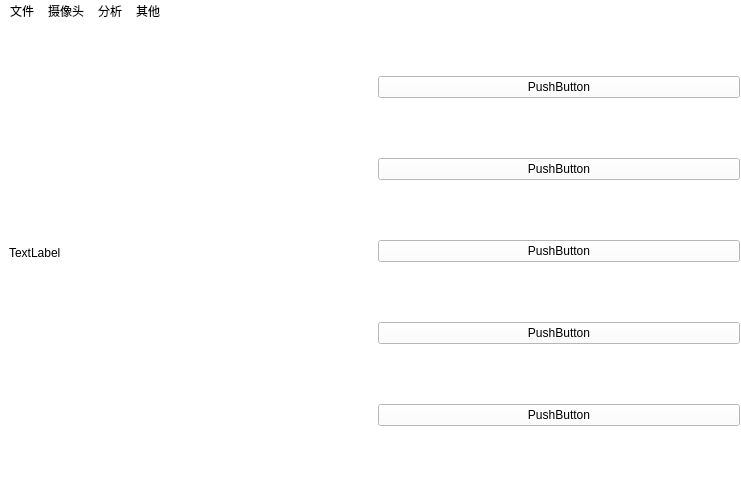
<?xml version="1.0" encoding="UTF-8"?>
<ui version="4.0">
 <class>MainWindow</class>
 <widget class="QMainWindow" name="MainWindow">
  <property name="geometry">
   <rect>
    <x>0</x>
    <y>0</y>
    <width>741</width>
    <height>502</height>
   </rect>
  </property>
  <property name="sizePolicy">
   <sizepolicy hsizetype="Fixed" vsizetype="Fixed">
    <horstretch>0</horstretch>
    <verstretch>0</verstretch>
   </sizepolicy>
  </property>
  <property name="windowTitle">
   <string>ToothTool</string>
  </property>
  <property name="windowIcon">
   <iconset>
    <normaloff>icon/牙齿.png</normaloff>icon/牙齿.png</iconset>
  </property>
  <property name="styleSheet">
   <string notr="true">background-color: rgb(255, 255, 255);</string>
  </property>
  <widget class="QWidget" name="centralwidget">
   <widget class="QWidget" name="horizontalLayoutWidget">
    <property name="geometry">
     <rect>
      <x>9</x>
      <y>-1</y>
      <width>731</width>
      <height>461</height>
     </rect>
    </property>
    <layout class="QHBoxLayout" name="horizontalLayout">
     <item>
      <widget class="QLabel" name="label">
       <property name="text">
        <string>TextLabel</string>
       </property>
      </widget>
     </item>
     <item>
      <layout class="QVBoxLayout" name="verticalLayout">
       <item>
        <widget class="QPushButton" name="pushButton_2">
         <property name="text">
          <string>PushButton</string>
         </property>
        </widget>
       </item>
       <item>
        <widget class="QPushButton" name="pushButton_3">
         <property name="text">
          <string>PushButton</string>
         </property>
        </widget>
       </item>
       <item>
        <widget class="QPushButton" name="pushButton_5">
         <property name="text">
          <string>PushButton</string>
         </property>
        </widget>
       </item>
       <item>
        <widget class="QPushButton" name="pushButton_4">
         <property name="text">
          <string>PushButton</string>
         </property>
        </widget>
       </item>
       <item>
        <widget class="QPushButton" name="pushButton">
         <property name="text">
          <string>PushButton</string>
         </property>
        </widget>
       </item>
      </layout>
     </item>
    </layout>
   </widget>
  </widget>
  <widget class="QStatusBar" name="statusbar"/>
  <widget class="QMenuBar" name="menuBar">
   <property name="geometry">
    <rect>
     <x>0</x>
     <y>0</y>
     <width>741</width>
     <height>22</height>
    </rect>
   </property>
   <widget class="QMenu" name="menu">
    <property name="title">
     <string>文件</string>
    </property>
    <addaction name="actionopen"/>
    <addaction name="actionsave"/>
   </widget>
   <widget class="QMenu" name="menu_2">
    <property name="title">
     <string>分析</string>
    </property>
    <addaction name="anast"/>
    <addaction name="anaclose"/>
    <addaction name="anasave"/>
   </widget>
   <widget class="QMenu" name="menu_4">
    <property name="title">
     <string>摄像头</string>
    </property>
    <addaction name="cameraopen"/>
    <addaction name="cameraclose"/>
   </widget>
   <widget class="QMenu" name="menu_3">
    <property name="title">
     <string>其他</string>
    </property>
    <addaction name="helpaction"/>
   </widget>
   <addaction name="menu"/>
   <addaction name="menu_4"/>
   <addaction name="menu_2"/>
   <addaction name="menu_3"/>
  </widget>
  <action name="actionopen">
   <property name="text">
    <string>打开</string>
   </property>
  </action>
  <action name="actionsave">
   <property name="text">
    <string>保存</string>
   </property>
  </action>
  <action name="cameraopen">
   <property name="text">
    <string>打开</string>
   </property>
  </action>
  <action name="cameraclose">
   <property name="text">
    <string>关闭</string>
   </property>
  </action>
  <action name="anast">
   <property name="text">
    <string>开始/暂停</string>
   </property>
  </action>
  <action name="anaclose">
   <property name="text">
    <string>结束</string>
   </property>
  </action>
  <action name="anasave">
   <property name="text">
    <string>保存</string>
   </property>
  </action>
  <action name="helpaction">
   <property name="text">
    <string>帮助</string>
   </property>
  </action>
 </widget>
 <resources/>
 <connections/>
</ui>
